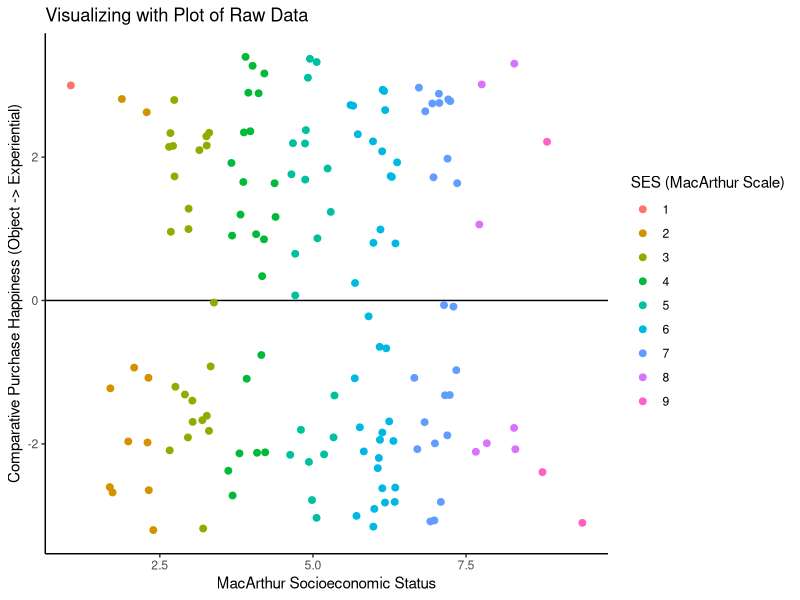
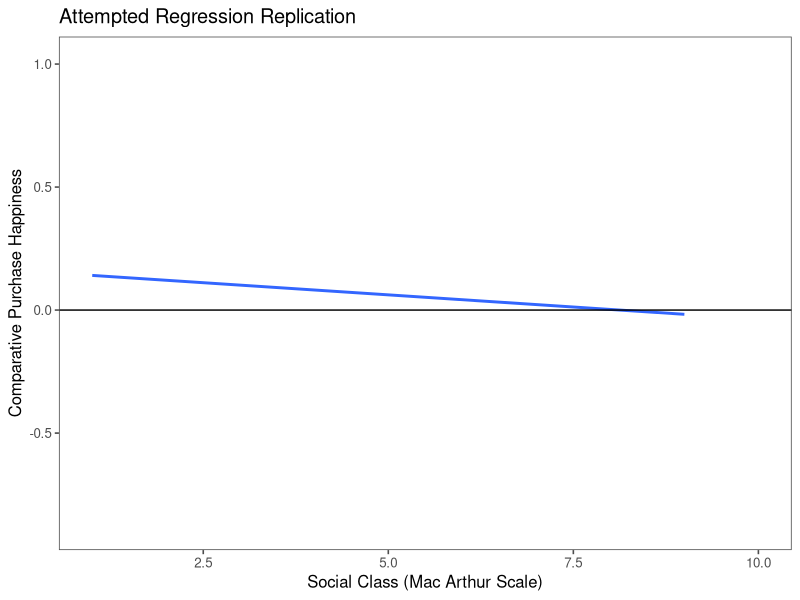
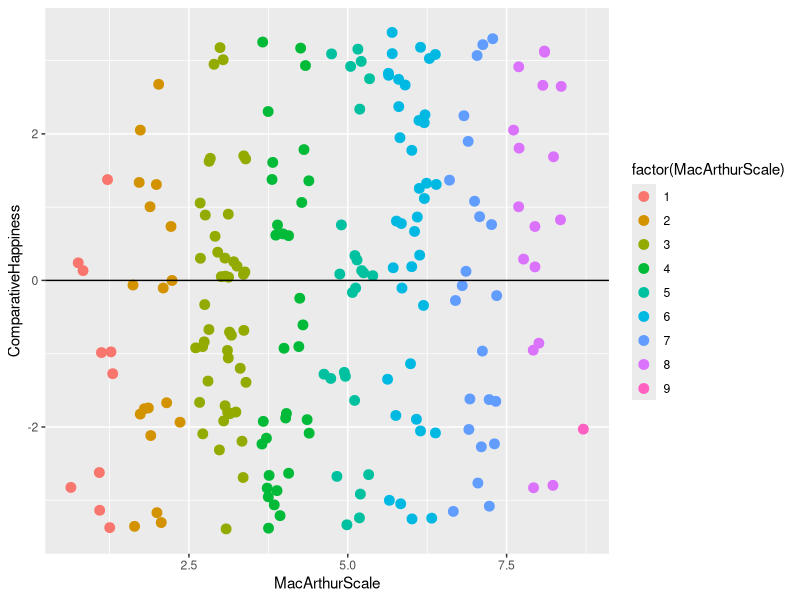
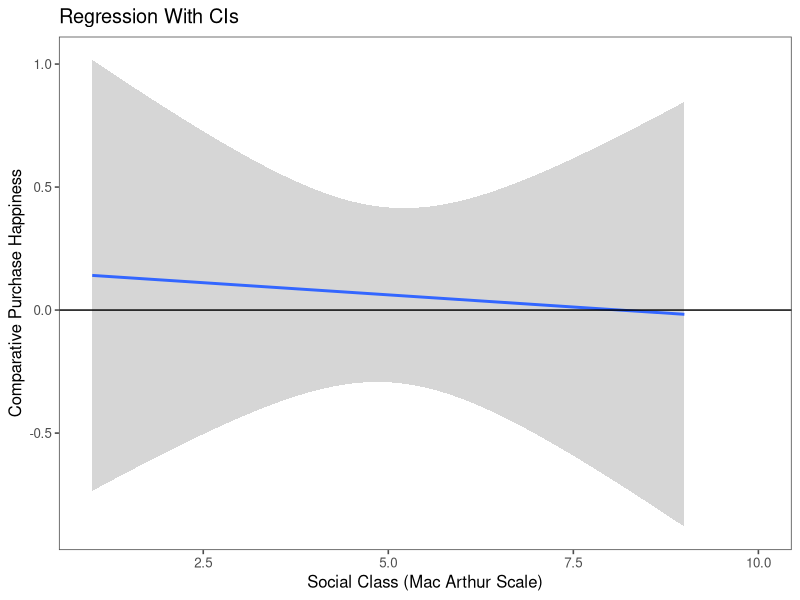

Source code (R) for these figures, in order:
## ---- chunk 1
library("tidyverse")                      # loading libraries
library("haven")                          # this one is needed to import SPSS file
## ---- chunk 2
lee <- read_csv("251_Reproduce_deidentified.csv")                   # import replication data set
original.d <- read_spss("Lee et al.(2018) Study 1 Data_Original.sav")   # original data 
## ---- chunk 3

lee2 <- lee %>% 
  filter(!((V2 == "ResponseSet") |
           V2 == "{\"ImportId\":\"responseset\"}")) %>% 

  mutate(subid = row_number()) %>%                                # inserting subject ID row
  select(contains("subid"), CompHap, MacArthurSES)                # selecting relevant columns

## ---- chunk 4

lee2$CompHap <- as.numeric(lee2$CompHap)                        # making character class numeric
lee2$MacArthurSES <- as.numeric(lee2$MacArthurSES) 

# Recoding IV and DV and renaming

d <- lee2 %>%         
  mutate(ComparativeHappiness=CompHap*-1) %>%                   # recoding happiness measure
  mutate(MacArthurScale=recode(lee2$MacArthurSES,               # recoding socioeconomic measure
                  `1` = 10, `2` = 9, `3` = 8,
                  `4` = 7, `5` = 6, 
                  `6` = 5, `7` = 4, 
                  `8` = 3, `9` = 2, `10` = 1))
## ---- chunk 5

p <- ggplot(d, aes(MacArthurScale, ComparativeHappiness))              # generate plot and labels
p + labs(y = "Comparative Purchase Happiness (Object -> Experiential)",   
         x = "MacArthur Socioeconomic Status", 
         title = "Visualizing with Plot of Raw Data", 
         colour = "SES (MacArthur Scale)")  +
geom_hline(yintercept=0, color = "black") +                            # midline
  
geom_jitter(aes(colour = factor(MacArthurScale)), size = 2) +          # separate data points
  theme(axis.line = element_line(),                                    # make visible y-axis
  panel.background = element_blank())                                  # remove background grid

## ---- chunk 6

figure <- d %>%
 ggplot(aes(x = MacArthurScale, y = ComparativeHappiness)) +     # generate the plot
 geom_smooth(method = "lm", fill = NA)                           # create regression line

figure + geom_hline(yintercept=0, color = "black") +             # label the graph
  xlim(c(1, 10)) +
  labs(x = "Social Class (Mac Arthur Scale)", 
       title = "Attempted Regression Replication") +
  labs(y = "Comparative Purchase Happiness")  +
  ggthemes::theme_few()  

## ---- chunk 7

original.d2 <- original.d %>%                             # selecting relevant columns
  select(ComparativeHappiness:MacArthurScale)
  #mutate(subid = row_number())

original.d2$ComparativeHappiness <-                       # making values numeric
  as.numeric(original.d2$ComparativeHappiness)
original.d2$MacArthurScale <- 
  as.numeric(original.d2$MacArthurScale)
   
original.d3 <- original.d2 %>%                            # new columns with recoding
  mutate(happy=ComparativeHappiness*-1) %>%
  mutate(SES=recode(MacArthurScale, 
                    '1' = 10, '2' = 9, '3' = 8,
                    '4' = 7, '5' = 6, '6' = 5,
                    '7' = 4, '8' = 3, '9' = 2, 
                    '10' = 1))
## ---- chunk 8
cor(original.d3$happy, original.d3$SES)        # calculate Pearson's r for original study

cor(d$ComparativeHappiness, d$MacArthurScale)  # and find Pearson's r for replication attempt
## ---- chunk 9
lee3 <- lee %>% 
  filter(!((V2 == "ResponseSet") |
           V2 == "{\"ImportId\":\"responseset\"}")) 

lee3$dem_age <-                                       # making values numeric
  as.numeric(lee3$dem_age)

mean.age <- round(mean(lee3$dem_age), digit=2)        # calculating the average age of the sample          
 mean.age
 
sd.age <- round(sd(lee3$dem_age), digit=2)            # calculating the SD of age 
 sd.age   
 
## ---- chunk 10

count.lee <- lee3 %>%                                 # grouping to get gender totals
  group_by(dem_gender) %>%
    tally()

per.female.lee <-                                    # calculalting percentages
  round(count.lee[2,2]/147, digits = 2)
propor.f <- per.female.lee*100                       # create variable with % of female
propor.f

## ---- chunk 11

u <- ggplot(original.d3, aes(MacArthurScale, ComparativeHappiness))
u +  geom_jitter(aes(colour = factor(MacArthurScale) ), size = 3) +
     geom_hline(yintercept=0, color = "black") 
 
## ---- chunk 12

# start by visualizing the intervals around the regression line

figure <- d %>%
 ggplot(aes(x = MacArthurScale, y = ComparativeHappiness)) +         # create the plot
 geom_smooth(method = "lm")                                          # add regression and CIs

figure + geom_hline(yintercept=0, color = "black") +                 # tidy up graph with labels
    xlim(c(1, 10)) + labs(x = "Social Class (Mac Arthur Scale)", 
       title = "Regression With CIs") +
    labs(y = "Comparative Purchase Happiness")  +
    ggthemes::theme_few()  

# the dashed lines we wanted to recreate from the original graph would have been added with the code that's commented out below

 # geom_vline(xintercept = XX, linetype="dashed", color = "blue") +
 # geom_vline(xintercept = XX, linetype="dashed", color = "blue")

## ---- chunk 13

l <- lm(ComparativeHappiness~MacArthurScale,data=d)  # run regresssion & assign variable

l.predict <- predict(l,newdata = data.frame          # generates a list of CIs for each IV value
        (MacArthurScale=d$MacArthurScale),
        interval="confidence",level = 0.95)          # assigns 95% confidence 

head(l.predict,10)                                   # lists only first 10 values                   

## ---- chunk 14

l <- lm(ComparativeHappiness~MacArthurScale,data=d)         # run regresssion & assign variable

l.predict.smaller <- predict(l,newdata = data.frame         # generate CIs for each IV value
        (MacArthurScale=d$MacArthurScale),
        interval="confidence",level = 0.90)                 # use 90% confidence

head(l.predict.smaller,10) 

## ---- chunk 15

ci = predict(l,newdata = data.frame             # 7.02 is an example value we could test
             (MacArthurScale=7.02), 
             interval="confidence",level = 0.95)
## ---- chunk 16
 summary(lm(ComparativeHappiness~MacArthurScale,data=d))    # replication data 

 summary(lm(happy~SES,data=original.d3))                    # original data
